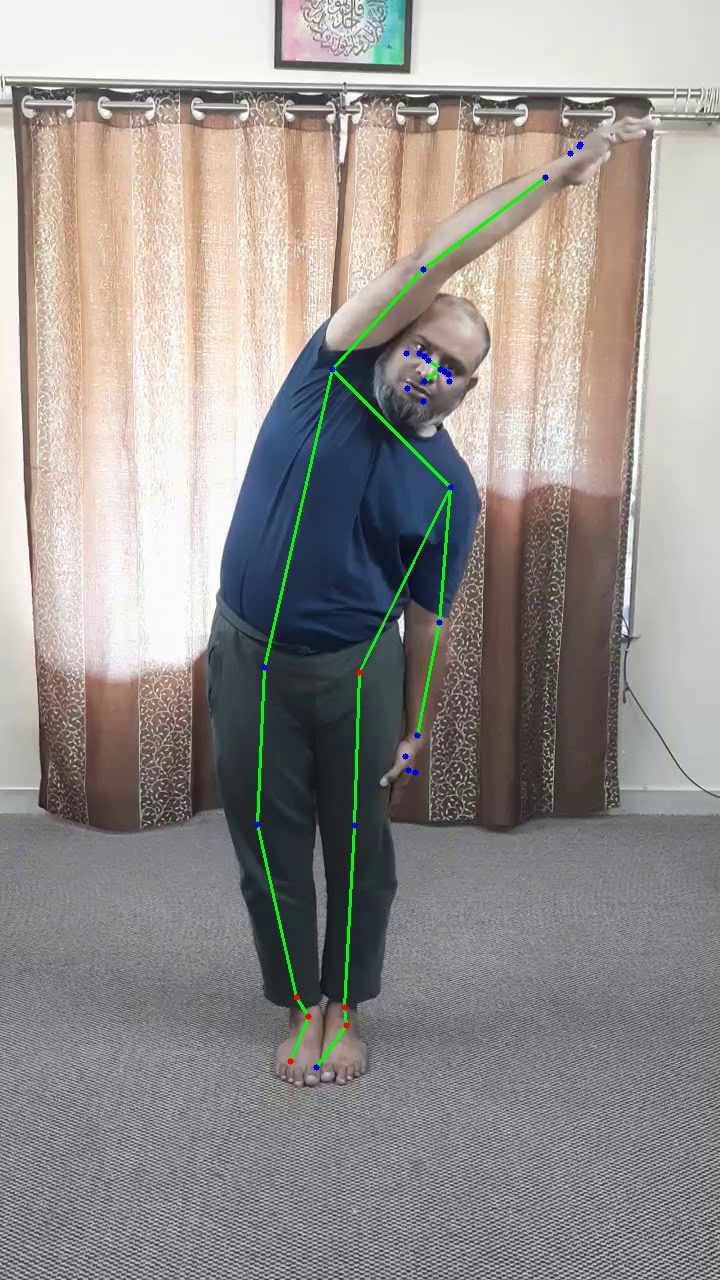
#> input picture data/archive/Ardhakati_Chakrasana/Ardhakati Chakrasana Right Step Angle 1/angle_analysis/best_frames_with_angles/frame_3_angles.jpg, 720 x 1280 px, found by its file name
$ python test_image_resize.py
#> lines starting #> are read from the running program, lines starting #| are printed output that depends on the picture
### src/ollama_client.py
"""
Ollama客户端模块
封装Ollama API调用,用于与大模型交互
"""

import requests
import base64
from typing import Optional, Dict
import io
from PIL import Image

from config.settings import OLLAMA_CONFIG


class OllamaClient:
    """Ollama API客户端"""

    def __init__(self, host: Optional[str] = None, model: Optional[str] = None):
        """
        初始化Ollama客户端

        Args:
            host: Ollama服务地址
            model: 使用的模型名称
        """
        self.host = host or OLLAMA_CONFIG["host"]
        self.model = model or OLLAMA_CONFIG["model"]
        self.timeout = OLLAMA_CONFIG["timeout"]
        self.temperature = OLLAMA_CONFIG["temperature"]

    def generate(self, prompt: str, image: Optional[object] = None) -> str:
        """
        生成文本响应

        Args:
            prompt: 提示词
            image: 图像对象 (PIL.Image或numpy array)

        Returns:
            response: 模型响应文本

        Raises:
            ConnectionError: 无法连接到Ollama服务
            TimeoutError: 请求超时
            Exception: 其他错误
        """
        # 准备请求数据
        data = {
            "model": self.model,
            "prompt": prompt,
            "stream": False,
            "options": {
                "temperature": self.temperature
            }
        }

        # 如果有图像,添加到请求中
        if image is not None:
            image_base64 = self._image_to_base64(image)
            data["images"] = [image_base64]

        # 发送请求
        try:
            response = requests.post(
                f"{self.host}/api/generate",
                json=data,
                timeout=self.timeout
            )
            response.raise_for_status()

            result = response.json()
            return result.get("response", "")

        except requests.exceptions.ConnectionError:
            raise ConnectionError(f"无法连接到Ollama服务: {self.host}")
        except requests.exceptions.Timeout:
            raise TimeoutError(f"请求超时 (>{self.timeout}秒)")
        except requests.exceptions.HTTPError as e:
            raise Exception(f"HTTP错误: {e.response.status_code} - {e.response.text}")
        except Exception as e:
            raise Exception(f"请求失败: {str(e)}")

    def _image_to_base64(self, image: object) -> str:
        """
        将图像转换为base64编码

        Args:
            image: 图像对象 (PIL.Image或numpy array)

        Returns:
            base64编码的图像字符串
        """
        # 如果是numpy数组,转换为PIL.Image
        if hasattr(image, 'shape'):  # numpy array
            from PIL import Image
            import numpy as np
            image = Image.fromarray(np.uint8(image))

        # 调整图像大小以加快推理速度（最大边长252像素）
        original_size = image.size
        max_dimension = max(original_size)
        if max_dimension > 252:
            scale = 252 / max_dimension
            new_size = (int(original_size[0] * scale), int(original_size[1] * scale))
            image = image.resize(new_size, Image.Resampling.LANCZOS)

        # 转换为base64
        buffered = io.BytesIO()
        image.save(buffered, format="JPEG", quality=85)
        img_str = base64.b64encode(buffered.getvalue()).decode()

        return img_str

    # [85 lines left out: functions chat, check_connection, list_models, get_model_info, not called in this run]

### src/prompt_builder.py
"""
提示词构建模块 (英文版)
构建用于大模型评估的结构化提示词
"""

import json
from typing import Dict, Optional


class PromptBuilder:
    """提示词构建器"""

    def __init__(self):
        self.role = "You are a professional yoga instructor with 10+ years of experience specializing in yoga pose assessment and guidance."
        self.task = "Assess the user's yoga pose based on provided data."

    # [20 lines left out: function build_with_graph, not called in this run]

    def build(self, stats: Dict, stability_score: float,
             pose_name: str, pose_standards: Optional[Dict] = None) -> str:
        """
        构建评估提示词（传统方法，使用角度统计）

        Args:
            stats: 统计特征
            stability_score: 稳定性评分
            pose_name: 动作名称
            pose_standards: 动作标准库

        Returns:
            prompt: 结构化提示词
        """
        prompt_parts = [
            self._build_role_section(),
            self._build_pose_info_section(pose_name, pose_standards),
            self._build_data_section(stats, stability_score),
            self._build_instruction_section()
        ]

        return "\n\n".join(prompt_parts)

    def _build_role_section(self) -> str:
        """构建角色设定部分"""
        return f"""# Role
{self.role}

Your task: {self.task}"""

    def _build_pose_info_section(self, pose_name: str,
                                pose_standards: Optional[Dict] = None) -> str:
        """构建动作信息部分"""
        section = f"# Pose Information\nPose Name: {pose_name}"

        if pose_standards:
            section += f"\nDescription: {pose_standards.get('description', '')}"

            if "angles" in pose_standards:
                section += "\nStandard Angle Ranges:"
                for angle_name, angle_range in pose_standards["angles"].items():
                    section += f"\n  - {angle_name}: {angle_range[0]}° - {angle_range[1]}°"

            if "common_errors" in pose_standards:
                section += "\nCommon Errors:"
                for error in pose_standards["common_errors"]:
                    section += f"\n  - {error}"

        return section

    def _build_data_section(self, stats: Dict, stability_score: float) -> str:
        """构建数据展示部分"""
        section = "# Assessment Data"

        # 稳定性评分
        section += f"\nStability Score: {stability_score}/10"

        # 角度统计
        if "mean" in stats:
            section += "\nAverage Joint Angles:"
            for angle_name, value in stats["mean"].items():
                section += f"\n  - {angle_name}: {value:.2f}°"

        if "std" in stats:
            section += "\nJoint Angle Standard Deviation (Stability):"
            for angle_name, value in stats["std"].items():
                section += f"\n  - {angle_name}: {value:.2f}°"

        if "min" in stats and "max" in stats:
            section += "\nJoint Angle Ranges:"
            for angle_name in stats["mean"].keys():
                if angle_name in stats["min"] and angle_name in stats["max"]:
                    section += f"\n  - {angle_name}: {stats['min'][angle_name]:.2f}° - {stats['max'][angle_name]:.2f}°"

        return section

    # [16 lines left out: function _build_graph_data_section, not called in this run]

    def _build_instruction_section(self) -> str:
        """构建评估指令部分"""
        return """# Assessment Requirements
Based on the above data, provide the following assessment:

1. Scoring (Total 0-100)
   - Angle Accuracy (0-40): Whether main joint angles are within standard ranges
   - Movement Stability (0-30): Whether movement is stable without excessive shaking
   - Overall Coordination (0-30): Whether movement is smooth and body parts coordinated

2. Main Problems (2-3 items)
   - List the 2-3 most obvious problems in the user's pose
   - Each problem should be specific, not general

3. Improvement Suggestions (2-3 items)
   - Provide specific, actionable improvement suggestions for each problem
   - Suggestions should be practical and directly implementable

# Output Format
You MUST return ONLY a valid JSON object. Do not include any text before or after the JSON. Do not use markdown code blocks. Do not add comments.

JSON format:
{"score":{"total":85,"accuracy":35,"stability":25,"coordination":25},"problems":["Problem 1","Problem 2","Problem 3"],"suggestions":["Suggestion 1","Suggestion 2","Suggestion 3"]}

Note: All scores are integers and must sum to total = accuracy + stability + coordination."""

    def build_with_image(self, stats: Dict, stability_score: float,
                        pose_name: str, pose_standards: Optional[Dict] = None) -> str:
        """
        构建带图像的提示词

        Args:
            stats: 统计特征
            stability_score: 稳定性评分
            pose_name: 动作名称
            pose_standards: 动作标准库

        Returns:
            prompt: 结构化提示词
        """
        prompt = self.build(stats, stability_score, pose_name, pose_standards)

        # 添加图像说明
        image_note = """

# Image Information
I will also provide a reference image of the pose. Please combine the image and the above data for a comprehensive assessment.

When assessing, please consider simultaneously:
1. The pose shown in the image
2. The angle information provided in the statistical data
3. The standards in the pose standard library

Please provide a more accurate and professional assessment result."""

        return prompt + image_note

    # [8 lines left out: function get_system_prompt, not called in this run]

### test_scripts/test_image_resize.py
# -*- coding: utf-8 -*-
"""
测试图像resize功能
"""

import sys
import os
from pathlib import Path

# 设置输出编码为 UTF-8
if sys.platform == 'win32':
    import codecs
    sys.stdout = codecs.getwriter('utf-8')(sys.stdout.buffer, 'strict')

# 添加项目根目录到路径
project_root = Path(__file__).parent
sys.path.insert(0, str(project_root))

from src.ollama_client import OllamaClient
from src.prompt_builder import PromptBuilder
from src.result_parser import ResultParser
from config.settings import POSE_STANDARDS
import cv2
import numpy as np


def test_image_resize():
    """测试图像resize功能"""
    print("\n" + "="*70)
    print(" "*20 + "图像Resize测试")
    print("="*70)

    # 加载测试图像
    image_path = Path("data/archive/Ardhakati_Chakrasana/Ardhakati Chakrasana Right Step Angle 1/angle_analysis/best_frames_with_angles/frame_3_angles.jpg")

    if not image_path.exists():
        print(f"\n错误: 测试图像不存在: {image_path}")
        return

    # 读取图像
    image = cv2.imread(str(image_path))
#> image is the input picture: shape (1280, 720, 3); mean B, G, R 141.9, 144.8, 148.8
    original_size = (image.shape[1], image.shape[0])  # (width, height)
#> original_size = (720, 1280)

    print(f"\n[1] 原始图像信息:")
    print(f"  路径: {image_path.name}")
    print(f"  尺寸: {original_size[0]} x {original_size[1]}")
#|   尺寸: 720 x 1280
    print(f"  最大边: {max(original_size)} 像素")
#|   最大边: 1280 像素

    # 创建Ollama客户端
    client = OllamaClient()

    # 测试图像转换（会自动resize）
    print(f"\n[2] 测试图像转换...")
    try:
        base64_str = client._image_to_base64(image)
#> in _image_to_base64, `image = image.resize(new_size, Image.Resampling.LANCZOS)`:
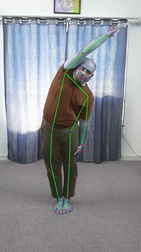
#> image: PIL image 141x252 RGB; mean R, G, B 141.9, 144.8, 148.8
        print(f"  ✓ 图像转换成功")
        print(f"  Base64长度: {len(base64_str)} 字符")
#|   Base64长度: 12248 字符

        # 估算压缩后大小
        estimated_size = len(base64_str) * 0.75 / 1024  # base64解码后的大小（KB）
#> estimated_size = 8.97
        print(f"  估计大小: {estimated_size:.1f} KB")
#|   估计大小: 9.0 KB

    except Exception as e:
        print(f"  ✗ 图像转换失败: {e}")
        import traceback
        traceback.print_exc()
        return

    # 测试带图像的评估
    print(f"\n[3] 测试带图像的评估...")

    # 准备测试数据
    test_stats = {
        'mean': {
            'left_elbow': 169.9,
            'right_elbow': 154.2,
            'left_knee': 171.8,
            'right_knee': 168.3,
            'left_hip': 158.5,
            'right_hip': 164.0,
            'left_shoulder': 58.0,
            'right_shoulder': 78.4
        },
        'std': {
            'left_elbow': 8.73,
            'right_elbow': 13.49,
            'left_knee': 3.15,
            'right_knee': 2.00,
            'left_hip': 11.13,
            'right_hip': 1.59,
            'left_shoulder': 32.04,
            'right_shoulder': 44.67
        }
    }
    stability = 0.72

    # 构建带图像的提示词
    prompt_builder = PromptBuilder()
    pose_name = "半月式"
    pose_standard = POSE_STANDARDS.get(pose_name)

    if not pose_standard:
        print(f"  ✗ 未找到 '{pose_name}' 的标准配置")
        return

    prompt = prompt_builder.build_with_image(test_stats, stability, pose_name, pose_standard)
    print(f"  提示词长度: {len(prompt)} 字符")

    # 调用模型
    print(f"\n[4] 调用模型进行评估...")
    print(f"  正在等待模型响应...")

    try:
        response = client.generate(prompt, image)
        print(f"  ✓ 模型响应成功 (长度: {len(response)} 字符)")

        # 解析结果
        parser = ResultParser()
        result = parser.parse(response)

        if result.get('success'):
            print(f"\n  ✓ 评估结果解析成功!")
            data = result['data']
            score = data['score']

            print(f"\n" + "-"*60)
            print(f"评估结果:")
            print(f"  总分: {score['total']}/100")
            print(f"  角度准确性: {score['accuracy']}/40")
            print(f"  动作稳定性: {score['stability']}/30")
            print(f"  整体协调性: {score['coordination']}/30")

            if data['problems']:
                print(f"\n  主要问题:")
                for i, prob in enumerate(data['problems'], 1):
                    print(f"    {i}. {prob}")

            if data['suggestions']:
                print(f"\n  改进建议:")
                for i, sugg in enumerate(data['suggestions'], 1):
                    print(f"    {i}. {sugg}")

            print("-"*60)
        else:
            print(f"\n  ✗ 解析失败: {result.get('error')}")

    except Exception as e:
        print(f"  ✗ 评估失败: {e}")
        import traceback
        traceback.print_exc()

    print("\n" + "="*70)
    print(" "*25 + "测试完成")
    print("="*70 + "\n")


if __name__ == "__main__":
    test_image_resize()
#> (the call stopped at in generate, `response = requests.post( f"{self.host}/api/generate", json=data, time..`: requests is not available in this run)

$ run again, with data/archive/Ardhakati_Chakrasana/Ardhakati Chakrasana Right Step Angle 1/angle_analysis/best_frames_with_angles/frame_1_angles.jpg copied over data/archive/Ardhakati_Chakrasana/Ardhakati Chakrasana Right Step Angle 1/angle_analysis/best_frames_with_angles/frame_3_angles.jpg
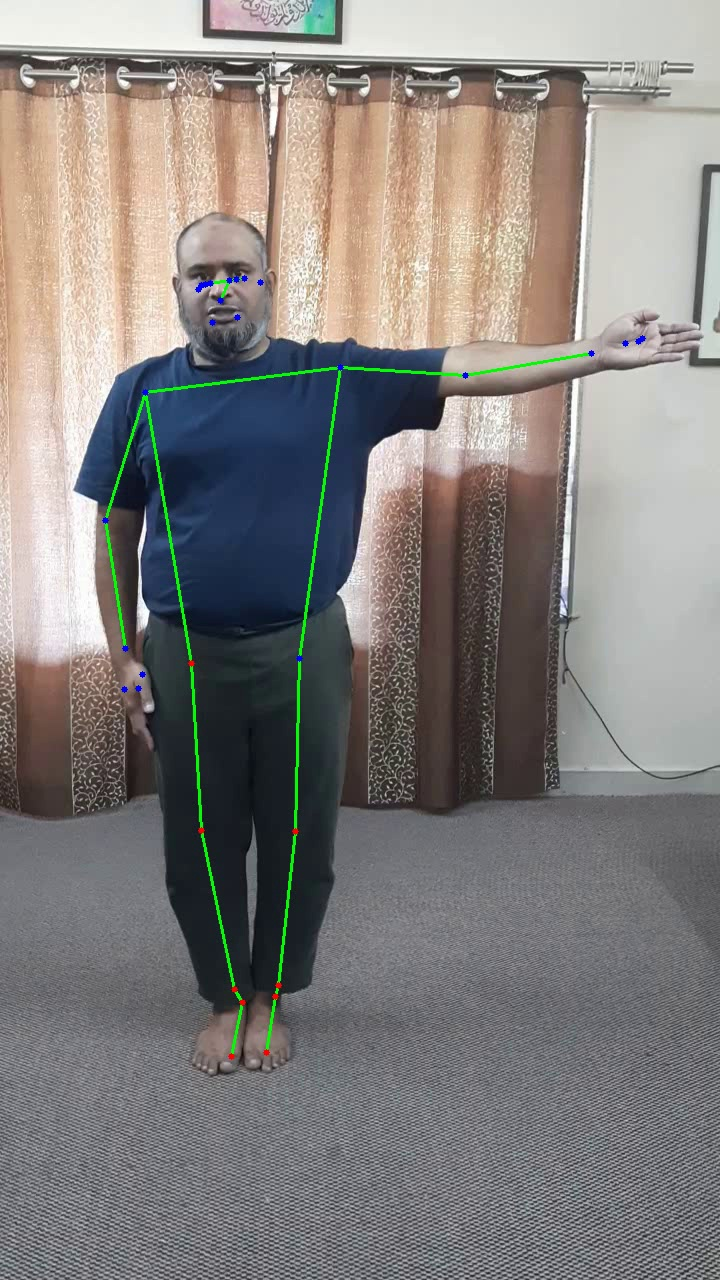
#> input picture data/archive/Ardhakati_Chakrasana/Ardhakati Chakrasana Right Step Angle 1/angle_analysis/best_frames_with_angles/frame_1_angles.jpg, 720 x 1280 px, found by its file name
#> in test_image_resize, image is the input picture: shape (1280, 720, 3); mean B, G, R 125.6, 128.1, 131.6
#|   尺寸: 720 x 1280
#|   最大边: 1280 像素
#> in _image_to_base64, `image = image.resize(new_size, Image.Resampling.LANCZOS)`:
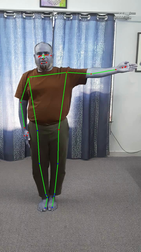
#> image: PIL image 141x252 RGB; mean R, G, B 125.6, 128.1, 131.6
#|   Base64长度: 12312 字符
#> estimated_size = 9.02
#|   估计大小: 9.0 KB

$ run again, with data/archive/Ardhakati_Chakrasana/Ardhakati Chakrasana Right Step Angle 1/angle_analysis/best_frames_with_angles/frame_2_angles.jpg copied over data/archive/Ardhakati_Chakrasana/Ardhakati Chakrasana Right Step Angle 1/angle_analysis/best_frames_with_angles/frame_3_angles.jpg
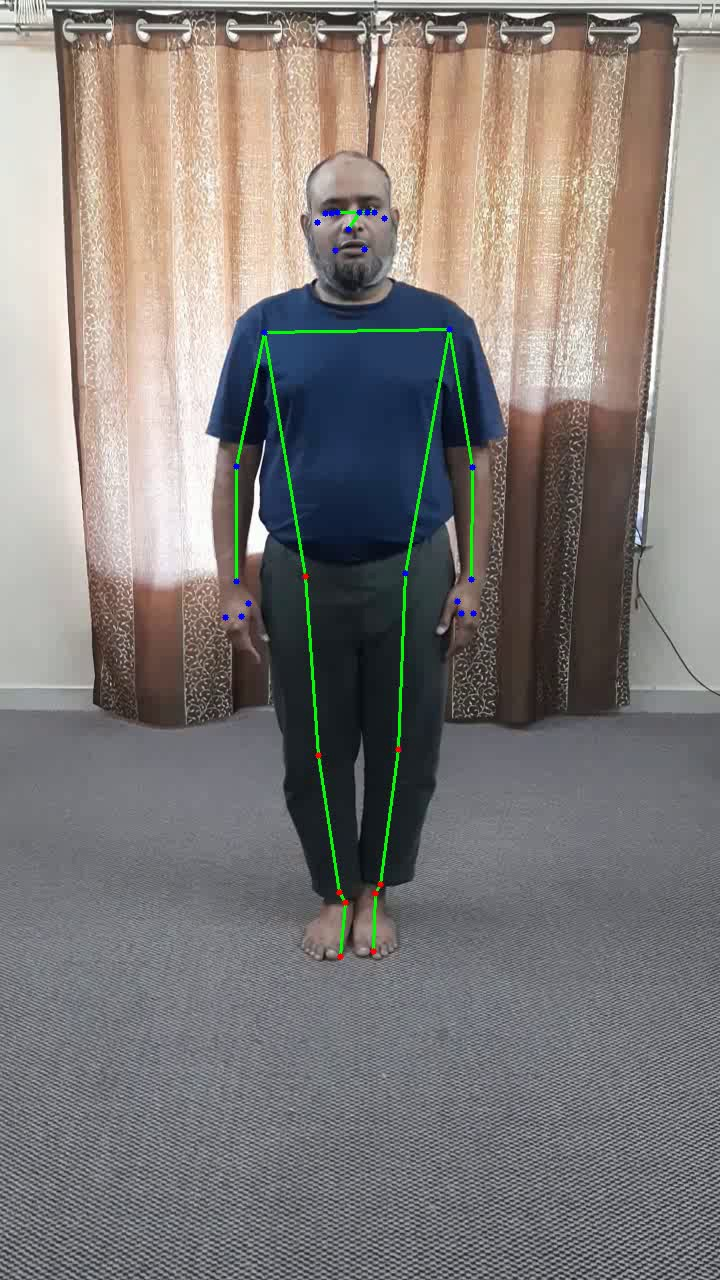
#> input picture data/archive/Ardhakati_Chakrasana/Ardhakati Chakrasana Right Step Angle 1/angle_analysis/best_frames_with_angles/frame_2_angles.jpg, 720 x 1280 px, found by its file name
#> in test_image_resize, image is the input picture: shape (1280, 720, 3); mean B, G, R 121.7, 124.5, 129.1
#|   尺寸: 720 x 1280
#|   最大边: 1280 像素
#> in _image_to_base64, `image = image.resize(new_size, Image.Resampling.LANCZOS)`:
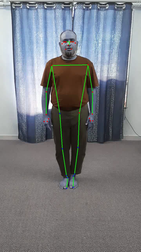
#> image: PIL image 141x252 RGB; mean R, G, B 121.7, 124.5, 129
#|   Base64长度: 11724 字符
#> estimated_size = 8.59
#|   估计大小: 8.6 KB
